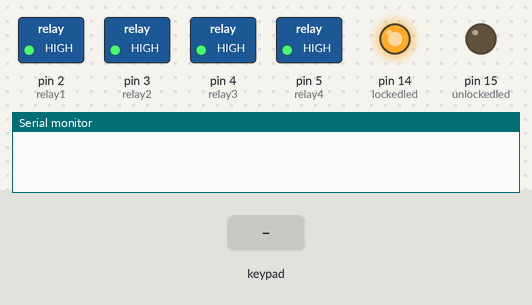
Recording of a sketch running on a simulated Arduino Uno, built with avr-gcc and run on an emulated ATmega328P. Parts: switched loads named in the sketch (green lamp = pin HIGH), output pins drawn as LEDs (lit = HIGH), the last lines printed to the serial monitor. Dashed ring = blinking. The inputs (shaded band) are chosen by the test bench.

Above: at 1.2 s.
1.3 s: key '1' pressed
At 1.45 s:
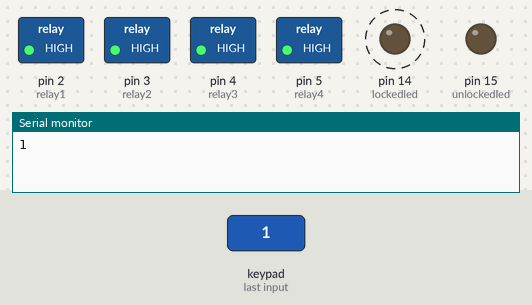
4.3 s: keypad keys 0 0 0 0 * pressed 0.4 s apart
At 4.76 s:
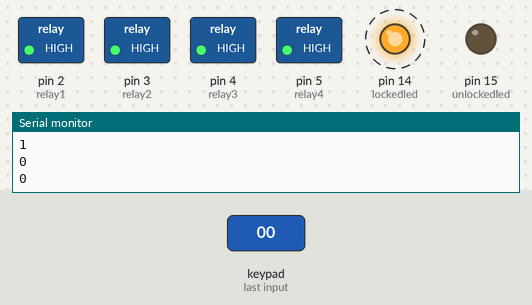
7.8 s: keypad keys 0 0 0 0 # pressed 0.4 s apart
At 10.4 s:
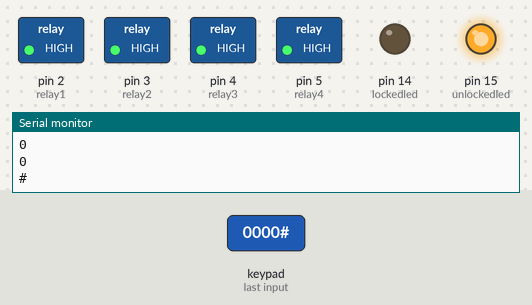
11.3 s: key 'A' pressed
At 12.1 s:
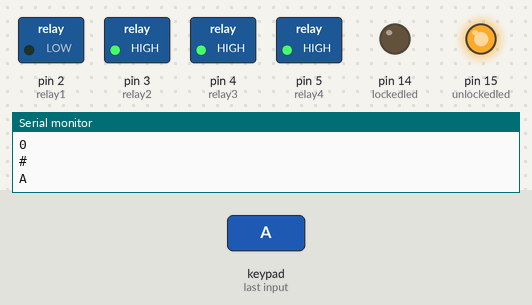
12.8 s: key 'B' pressed
At 13.3 s:
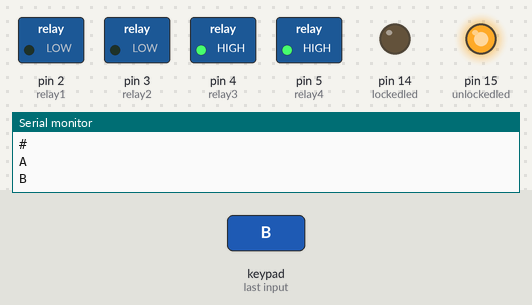
14.3 s: keypad keys 0 0 0 0 D pressed 0.4 s apart
At 16.6 s:
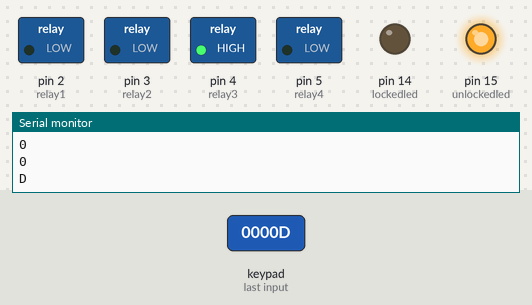
Timing chart, 0 to 18.1 s (numbered marks = the images above; inputs shaded):
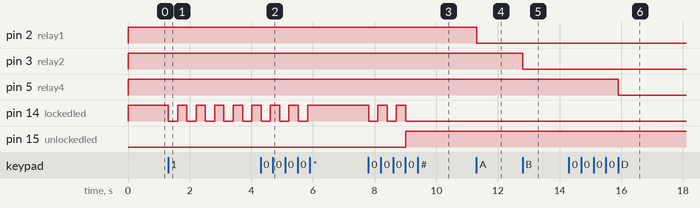

Measured:
- after the input at 1.3 s, pin 14 (lockedled): alternates HIGH for 0.30 s and LOW for 0.30 s, starting at once
- after the input at 4.3 s, pin 14 (lockedled): goes on until 5.8 s, then stays HIGH
- after the input at 7.8 s, pin 14 (lockedled): alternates HIGH for 0.30 s and LOW for 0.30 s, 5 changes in all, then stays LOW, starting at once; pin 15 (unlockedled): LOW → HIGH after 1.2 s
- after the input at 11.3 s, pin 2 (relay1): HIGH → LOW at once
- after the input at 12.8 s, pin 3 (relay2): HIGH → LOW at once
- after the input at 14.3 s, pin 5 (relay4): HIGH → LOW after 1.6 s

The sketch:

Keypad.ino
```cpp
/* Locked Relays

   An Arduino Uno, Keypad, Relays and some LEDs for fun

   Using a password to enable the relays, then selective
      toggle the relays by key.

   Needed libraries
   http://arduino.cc/playground/uploads/Code/Keypad.zip
   http://arduino.cc/playground/uploads/Code/Password.zip
*/
#include <Keypad.h>
#include <Password.h>
int relay1 = 2;
int relay2 = 3;
int relay3 = 4;
int relay4 = 5;
int locked = 1;
int passinput = 0;
int lockedled = 14;
int unlockedled = 15;
long ledflashvar = 0;
long ledflashtime = 300;
const byte ROWS = 4;
const byte COLS = 4;
char keys[ROWS][COLS] = {{'1', '2', '3', 'A'}, {'4', '5', '6', 'B'}, {'7', '8', '9', 'C'}, {'*', '0', '#', 'D'}};
byte rowPins[ROWS] = {13, 12, 11, 10};
byte colPins[COLS] = {9, 8, 7, 6};
Keypad keypad = Keypad( makeKeymap(keys), rowPins, colPins, ROWS, COLS );
Password password = Password("0000");   // รหัสของการปลดล็อค
void setup() {
  //  กำหนดค่าเริ่มต้น และ PIN ต่างๆ
  Serial.begin(9600);
  pinMode(relay1, OUTPUT);
  digitalWrite(relay1, 255);
  pinMode(relay2, OUTPUT);
  digitalWrite(relay2, 255);
  pinMode(relay3, OUTPUT);
  digitalWrite(relay3, 255);
  pinMode(relay4, OUTPUT);
  digitalWrite(relay4, 255);
  pinMode(lockedled, OUTPUT);
  digitalWrite(lockedled, 255);
  pinMode(unlockedled, OUTPUT);
  digitalWrite(unlockedled, 0);
}
void loop() {
  char key = keypad.getKey();  // รับค่าจาก keypad


  // กรณีที่ Lock อยู่  LED สีแดงจะติด  และหากอยู่ระหว่างการใส่รหัส LED สีแดงจะกระพริบ
  if (locked) {
    if (passinput) {
      unsigned long ledcurrentvar = millis();
      if (ledcurrentvar - ledflashvar > ledflashtime) {
        ledflashvar = ledcurrentvar;
        digitalWrite(lockedled, !digitalRead(lockedled));
      }
    }

    // ถ้าไม่ได้อยู่ระหว่างการใส่รหัส
    else {
      digitalWrite(lockedled, 255);   // LED สีแดงจะติด
    }
    digitalWrite(unlockedled, 0);     // LED สีเขียวดับ
  }


  if (key != NO_KEY) {
    Serial.println(key);   // แสดงค่าที่กดบน Serial monitor
    password.append(key);  // บันทึกค่ารหัสที่กดและเปรียบเทียบกับรหัสที่ถูกต้อง
    passinput = 1;         // อยู่ระหว่างการใส่รหัส

    // ถ้ากด '*' ให้เริ่มใส่รหัสใหม่
    if (key == '*') {
      password.reset();     // เริ่มต้นใส่รหัสใหม่ตั้งแต่ตัวแรก
      passinput = 0;        // ไม่อยู่ระหว่างการกดรหัส
      locked = 1;
      digitalWrite(relay1, HIGH);   // ตั้งค่า Relay ให้อยู่ในสถานะ Hight
      digitalWrite(relay2, HIGH);
      digitalWrite(relay3, HIGH);
      digitalWrite(relay4, HIGH);
    }

    if (password.evaluate()) {      //  ถ้าใส่ Password ถูกต้องให้ปลดล็อค
      locked = !locked;
      password.reset();             // เริ่มต้นใส่รหัสใหม่ตั้งแต่ตัวแรก
      passinput = 0;
    }

    //  ถ้าปลดล๊อคแล้วให้ไฟสีเขียวติด  สีแดงดับ  และสามารถควบคุมการเปิดปิดของ Relay ได้
    if (!locked) {
      passinput = 0;
      digitalWrite(lockedled, 0);
      digitalWrite(unlockedled, 255);

      switch (key) {                //  และเลือก Relay ที่ต้องการควบคุม
        case 'A':
          digitalWrite(relay1, !digitalRead(relay1));
          break;
        case 'B':
          digitalWrite(relay2, !digitalRead(relay2));
          break;
        case 'C':
          digitalWrite(relay3, !digitalRead(relay3));
          break;
        case 'D':
          digitalWrite(relay4, !digitalRead(relay4));
          break;
      }


      password.reset();              // เริ่มต้นใส่รหัสใหม่ตั้งแต่ตัวแรก
    }
  }
}
```
